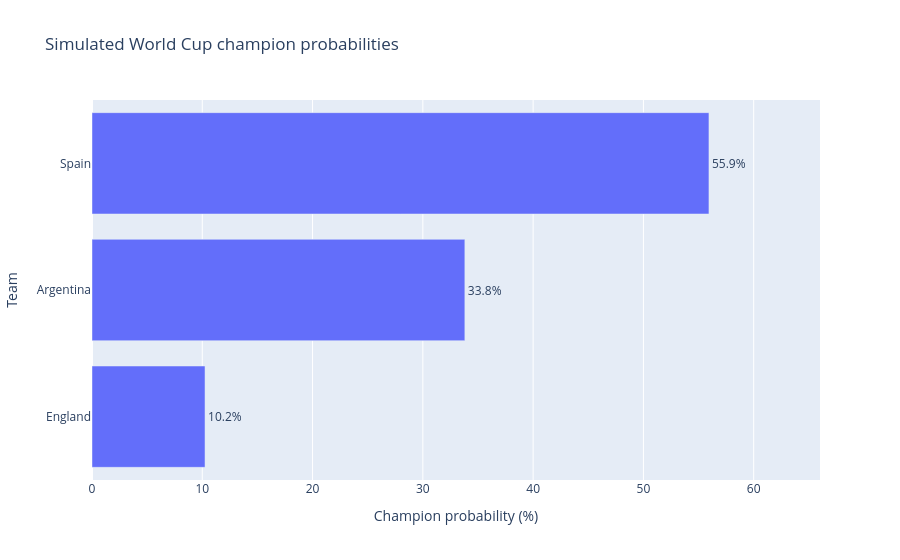
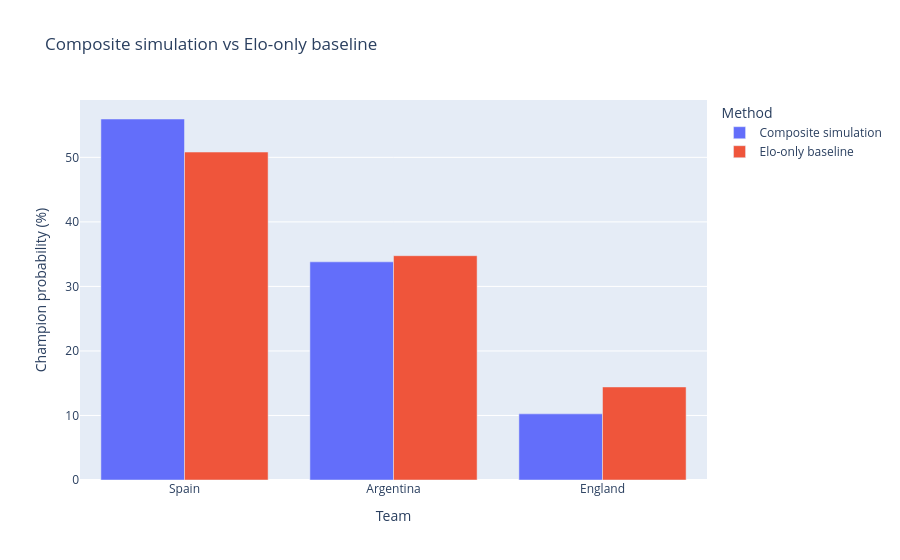

Here is the notebook cell these charts were saved with, in order:
### Code cell
# Cell: forecast visuals
prob_plot = champion_probs.copy()
prob_plot["Champion probability"] = prob_plot["champion_probability"] * 100
prob_plot["Lower 95% MC"] = prob_plot["ci95_low"] * 100
prob_plot["Upper 95% MC"] = prob_plot["ci95_high"] * 100

fig_champ = px.bar(
    prob_plot.sort_values("Champion probability"),
    x="Champion probability", y="team_name", orientation="h",
    text=prob_plot.sort_values("Champion probability")["Champion probability"].map(lambda x: f"{x:.1f}%"),
    hover_data=["forecast_rating", "elo_rating", "xg_diff_per_match"],
    title="Simulated World Cup champion probabilities",
    labels={"team_name":"Team", "Champion probability":"Champion probability (%)"}
)
fig_champ.update_traces(textposition="outside")
fig_champ.update_layout(xaxis_range=[0, max(prob_plot["Champion probability"])*1.18])
fig_champ.show()

comp_records = prob_comparison.copy()
comp_records["champion_probability_pct"] = comp_records["champion_probability"] * 100
fig_baseline = px.bar(
    comp_records, x="team_name", y="champion_probability_pct", color="method", barmode="group",
    title="Composite simulation vs Elo-only baseline",
    labels={"team_name":"Team", "champion_probability_pct":"Champion probability (%)", "method":"Method"}
)
fig_baseline.show()

fig_champ.write_html(OUT_DIR / "champion_probability_chart.html", include_plotlyjs="cdn")
fig_baseline.write_html(OUT_DIR / "baseline_comparison_chart.html", include_plotlyjs="cdn")

champion_probs[["team_name", "champion_probability", "ci95_low", "ci95_high"]].round(4)

### Figure 1 — Plotly figure (JSON) as saved in the notebook; plotly's stock layout.template omitted (floating-point values rounded to 4 significant figures)
{"data": [{"customdata": [[1.297, 2050.0, 0.5683], [2.01, 2150.0, 1.43], [2.031, 2120.0, 1.717]], "hovertemplate": "Champion probability (%)=%{x}<br>Team=%{y}<br>text=%{text}<br>forecast_rating=%{customdata[0]}<br>elo_rating=%{customdata[1]}<br>xg_diff_per_match=%{customdata[2]}<extra></extra>", "legendgroup": "", "marker": {"color": "#636efa", "pattern": {"shape": ""}}, "name": "", "orientation": "h", "showlegend": false, "text": ["10.2%", "33.8%", "55.9%"], "textposition": "outside", "type": "bar", "x": [10.25, 33.81, 55.94], "xaxis": "x", "y": ["England", "Argentina", "Spain"], "yaxis": "y"}], "layout": {"barmode": "relative", "legend": {"tracegroupgap": 0}, "title": {"text": "Simulated World Cup champion probabilities"}, "xaxis": {"anchor": "y", "domain": [0.0, 1.0], "range": [0, 66.01], "title": {"text": "Champion probability (%)"}}, "yaxis": {"anchor": "x", "domain": [0.0, 1.0], "title": {"text": "Team"}}}}

### Figure 2 — Plotly figure (JSON) as saved in the notebook; plotly's stock layout.template omitted (floating-point values rounded to 4 significant figures)
{"data": [{"alignmentgroup": "True", "hovertemplate": "Method=Composite simulation<br>Team=%{x}<br>Champion probability (%)=%{y}<extra></extra>", "legendgroup": "Composite simulation", "marker": {"color": "#636efa", "pattern": {"shape": ""}}, "name": "Composite simulation", "offsetgroup": "Composite simulation", "orientation": "v", "showlegend": true, "textposition": "auto", "type": "bar", "x": ["Spain", "Argentina", "England"], "xaxis": "x", "y": [55.94, 33.81, 10.25], "yaxis": "y"}, {"alignmentgroup": "True", "hovertemplate": "Method=Elo-only baseline<br>Team=%{x}<br>Champion probability (%)=%{y}<extra></extra>", "legendgroup": "Elo-only baseline", "marker": {"color": "#EF553B", "pattern": {"shape": ""}}, "name": "Elo-only baseline", "offsetgroup": "Elo-only baseline", "orientation": "v", "showlegend": true, "textposition": "auto", "type": "bar", "x": ["Spain", "Argentina", "England"], "xaxis": "x", "y": [50.82, 34.76, 14.42], "yaxis": "y"}], "layout": {"barmode": "group", "legend": {"title": {"text": "Method"}, "tracegroupgap": 0}, "title": {"text": "Composite simulation vs Elo-only baseline"}, "xaxis": {"anchor": "y", "domain": [0.0, 1.0], "title": {"text": "Team"}}, "yaxis": {"anchor": "x", "domain": [0.0, 1.0], "title": {"text": "Champion probability (%)"}}}}
